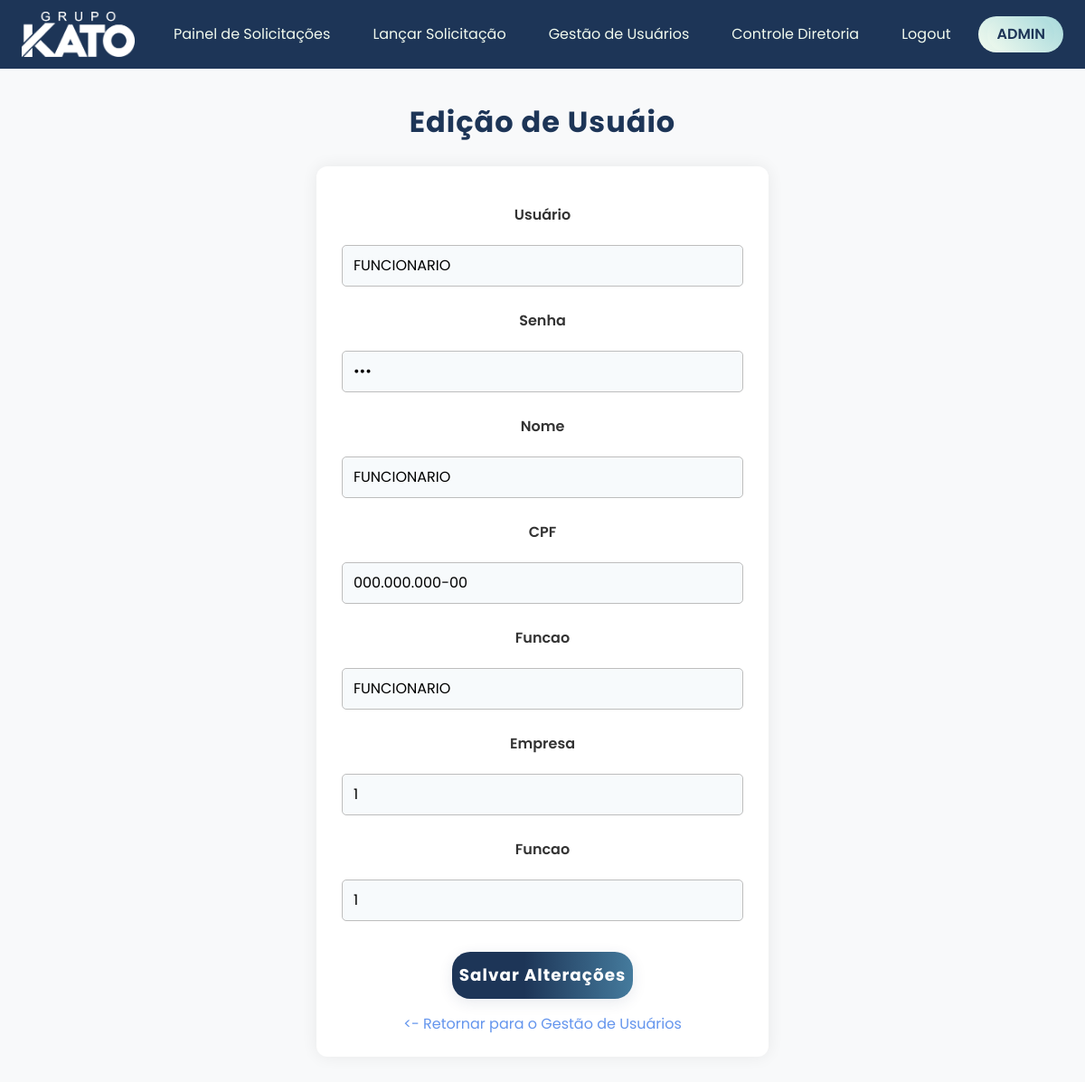
The app's page /gestao-usuarios/editar-usuario/2 (signed in) with its own data.
### models/database.py (models this page shows)
class Usuarios(UserMixin, Model):
    USUARIO = CharField(unique=True)
    SENHA = CharField()
    NOME = CharField()
    CPF = CharField()
    FUNCAO = CharField()
    EMPRESA = IntegerField()
    REVENDA = IntegerField()
    class Meta:
        database = db

### routes/blueprint_gestao_usuarios.py (the view, shortened to what this page needs)
@blueprint_gestao_usuarios.route('/editar-usuario/<int:id>', methods=['GET', 'POST'])
@login_required
@role_required('ADMIN')
def editar_usuario(id):
    usuario = Usuarios.get_or_none(Usuarios.id == id)
    if not usuario:
        flash('Usuário não encontardo.', 'error')
        return redirect(url_for('blueprint_gestao_usuarios.gestao_usuarios'))
    return render_template('pagina_editar.html', usuario_logado=current_user.USUARIO, usuario=usuario)

### main.py (called while the page is built)
@login_manager.user_loader
def load_user(user_id):
    try:
        return Usuarios.get(Usuarios.id == int(user_id))
    except Usuarios.DoesNotExist:
        return None

### templates/pagina_editar.html (shortened to what this page needs)
<!DOCTYPE html>
<html lang="pt-br">
<head>
    <link href="https://cdn.jsdelivr.net/npm/bootstrap@5.3.0/dist/css/bootstrap.min.css" rel="stylesheet">
    <link rel="stylesheet" href="{{ url_for('static', filename='css/pagina_editar.css') }}">
</head>
<body>
    <header>
        <nav class="navbar navbar-light bg-dark px-4">
            <a class="navbar-brand" href="{{ url_for('blueprint_painel_solicitacoes.painel_solicitacoes') }}"><img src="{{ url_for('static', filename='img/Logo - Grupo Kato Branco.png') }}" alt="Logo KATO"></a>
            <ul class="nav">
                <li class="nav-item">
                    <a class="nav-link text-white" href="{{ url_for('blueprint_painel_solicitacoes.painel_solicitacoes') }}">Painel de Solicitações</a>
                </li>
                <li class="nav-item">
                    <a class="nav-link text-white" href="{{ url_for('blueprint_lancar_solicitacao.lancar_solicitacao') }}">Lançar Solicitação</a>
                </li>
                {% if current_user.FUNCAO == 'ADMIN' %}
                    <li class="nav-item">
                        <a class="nav-link text-white" href="{{ url_for('blueprint_gestao_usuarios.gestao_usuarios') }}">Gestão de Usuários</a>
                    </li>
                {% endif %}
                {% if current_user.FUNCAO == 'ADMIN' or current_user.FUNCAO == 'DIRETORIA' %}
                    <li class="nav-item">
                        <a class="nav-link text-white" href="{{ url_for('blueprint_controle_diretoria.controle_diretoria') }}">Controle Diretoria</a>
                    </li>
                {% endif %}
                <li class="nav-item">
                    <a class="nav-link text-white" href="{{ url_for('blueprint_principal.logout') }}">Logout</a>
                </li>
                <li class="user">
                    <a class="user" href="">{{ usuario_logado }}</a>
                </li>
            </ul>
        </nav>
    </header>
    <main>
        <h1 class="titulo">Edição de Usuáio</h1>
        <form action="{{ url_for('blueprint_gestao_usuarios.editar_usuario', id=usuario.id) }}" method="POST" class="formulario">
            <label for="usuario_id">Usuário</label>
            <input type="text" id="usuario_id" name="usuario" value="{{ usuario.USUARIO }}">
            <label for="senha_id">Senha</label>
            <input type="password" id="senha_id" name="senha" value="{{ usuario.SENHA }}">
            <label for="nome_id">Nome</label>
            <input type="text" id="nome_id" name="nome" value="{{ usuario.NOME }}">
            <label for="cpf_id">CPF</label>
            <input type="text" id="cpf_id" name="cpf" value="{{ usuario.CPF }}">
            <label for="funcao_id">Funcao</label>
            <input type="text" name="funcao" id="funcao_id" value="{{ usuario.FUNCAO }}">
            <label for="empresa_id">Empresa</label>
            <input type="text" name="empresa" id="empresa_id" value="{{ usuario.EMPRESA }}">
            <label for="revenda_id">Funcao</label>
            <input type="text" name="revenda" id="revenda_id" value="{{ usuario.REVENDA }}">
            <input type="submit" value="Salvar Alterações">
            <a href="{{ url_for('blueprint_gestao_usuarios.gestao_usuarios') }}" class="retornar"> <- Retornar para o Gestão de Usuários</a>
        </form>
    </main>
</body>
</html>

### static/css/pagina_editar.css (style rules this page uses)
:root { --primary-color: #1d3557; --secondary-color: #f1faee; }
* { font-family: 'Poppins', sans-serif; }
body, html { margin: 0; padding: 0; background-color: #f8f9fa; }
.nav { display: flex; gap: 15px; list-style: none; padding: 0; margin: 0; }
.navbar { background-color: var(--primary-color) !important; }
.navbar-brand img { max-height: 50px; width: auto; margin-right: 10px; }
.navbar-brand { font-weight: bold; font-size: 1.5rem; color: var(--secondary-color) !important; }
.nav-link { color: var(--secondary-color) !important; transition: color 0.3s ease; }
.user { text-decoration: none; color: var(--primary-color); font-weight: 600; font-size: 1rem; text-transform: uppercase; padding: 8px 10px; border-radius: 20px; background: linear-gradient(45deg, #f1faee, #a8dadc); transition: all 0.3s ease; }
.titulo { color: var(--primary-color); text-align: center; margin: 30px; }
.formulario { display: flex; flex-direction: column; justify-content: center; align-items: center; gap: 5px; box-shadow: 0 0 15px rgba(0, 0, 0, 0.05); background-color: #ffffff; }
.titulo { text-align: center; margin: 40px 0 30px 0; color: var(--primary-color); font-size: 2rem; font-weight: 700; letter-spacing: 1px; }
.formulario { max-width: 500px; margin: 0 auto 40px auto; background: #fff; padding: 32px 28px 24px 28px; border-radius: 12px; box-shadow: 0 0 18px rgba(0,0,0,0.07); display: flex; flex-direction: column; gap: 16px; }
.formulario label { font-weight: 600; color: #333; margin-bottom: 5px; margin-top: 10px; }
.formulario input[type="text"], .formulario input[type="password"] { width: 100%; padding: 10px 12px; font-size: 1rem; border: 1px solid #bdbdbd; border-radius: 5px; background: #f7fafc; transition: border 0.2s; }
.formulario input[type="submit"] { margin-top: 18px; padding: 12px 8px; background: linear-gradient(90deg, #1d3557 40%, #457b9d 100%); color: #fff; border: none; border-radius: 20px; font-size: 1.15rem; font-weight: 700; cursor: pointer; transition: background 0.2s, transform 0.15s, box-shadow 0.2s; box-shadow: 0 4px 16px rgba(29,53,87,0.10); letter-spacing: 1px; }
.retornar { text-decoration: none; color: cornflowerblue; }
::placeholder { color: #bdbdbd; }

### records on screen
Usuarios: USUARIO "ADMIN"
Usuarios: usuario "FUNCIONARIO", nome "FUNCIONARIO", cpf "000.000.000-00", funcao "FUNCIONARIO", empresa "1", revenda "1"
